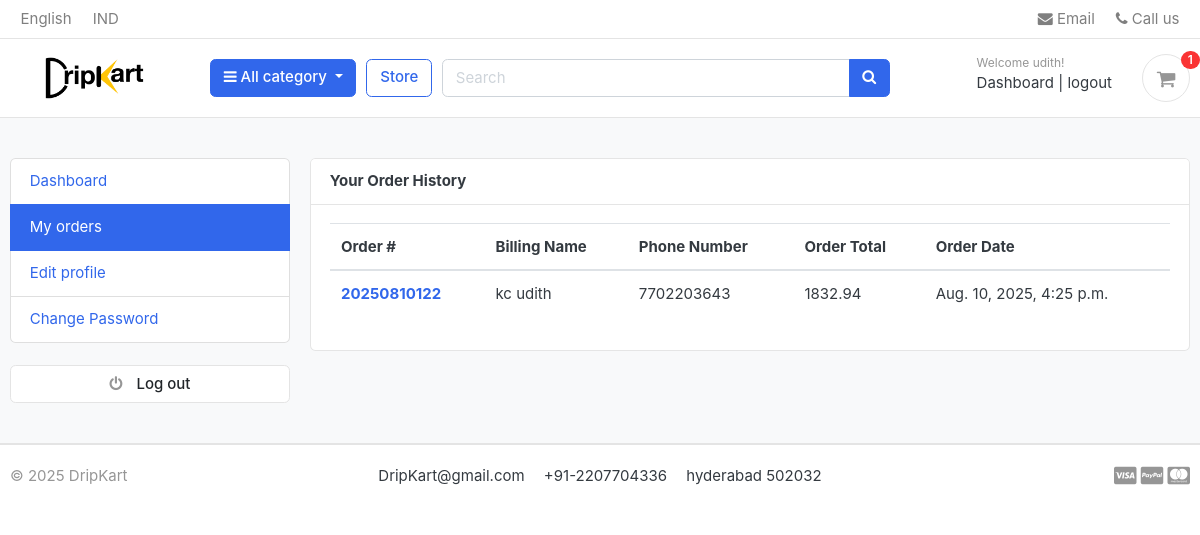
Page /accounts/my_orders/ (signed in) on the earlier database version.
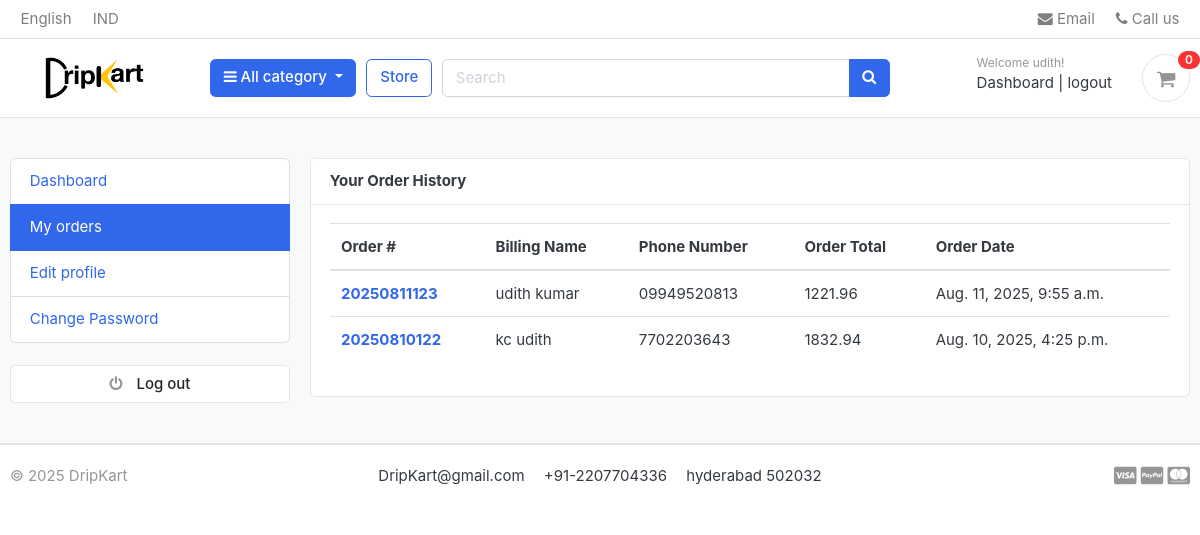
Same page on the later database version.
### orders/models.py (models this page shows, shortened)
class Order (models.Model):
    STATUS = (
        ('New','New'),
        ('Accepted','Accepted'),
        ('Completed','Completed'),
        ('Cancelled','Cancelled'),
    )
    user = models.ForeignKey(Account, on_delete=models.SET_NULL,null=True)
    payment = models.ForeignKey(Payment, on_delete=models.SET_NULL,blank=True,null=True)
    order_number = models.CharField(max_length=50)
    first_name = models.CharField(max_length=50)
    last_name = models.CharField(max_length=50)
    phone = models.CharField(max_length=12)
    email = models.EmailField(max_length=50)
    address_line_1 = models.CharField(max_length=150)
    address_line_2 = models.CharField(max_length=150,blank=True)
    country = models.CharField(max_length=50)
    state = models.CharField(max_length=50)
    city = models.CharField(max_length=50)
    order_note = models.CharField(max_length=100,blank=True)
    order_total=models.FloatField()
    tax=models.FloatField()
    status = models.CharField(max_length=10,choices=STATUS,default='New')
    ip=models.CharField(blank=True,max_length=20)
    is_ordered=models.BooleanField(default=False)
    created_at=models.DateTimeField(auto_now_add=True)
    updated_at=models.DateTimeField(auto_now=True)
    def full_name(self):
        return f'{self.first_name} {self.last_name}'

### accounts/views.py (the view)
# urls.py: path('my_orders/', views.my_orders, name = 'my_orders'),
@login_required(login_url='login')
def my_orders(request):
    orders = Order.objects.filter(user=request.user, is_ordered=True).order_by('-created_at')
    context={
        'orders':orders,
    }
    return render(request,'accounts/my_orders.html',context)

### carts/context_processors.py (called while the page is built)
def counter(request):
    cart_count=0
    if 'admin'in request.path:
        return{}
    else:
        try:
            cart=Cart.objects.filter(cart_id= _cart_id(request))
            if request.user.is_authenticated:
                cart_items=CartItem.objects.all().filter(user=request.user)
            else:
                cart_items=CartItem.objects.all().filter(cart=cart[:1])
            for cart_item in cart_items:
                cart_count += cart_item.quantity
        except Cart.DoesNotExist:
            cart_item=0
        return dict(cart_count=cart_count)

### carts/views.py (called while the page is built)
def _cart_id(request):
    cart = request.session.session_key
    if not cart:
        cart = request.session.create()
    return cart

### category/context_processors.py (called while the page is built)
def menu_links(request):
    links = Category.objects.all()
    return dict(links=links)

### category/models.py (called while the page is built)
    def get_url(self):
        return reverse('products_by_category', args = [self.slug])

### templates/accounts/my_orders.html (shortened to what this page needs)
{% extends 'base.html'%}
{% block content %}
<section class="section-conten padding-y bg">
    <div class="container">
        <div class="row">
        {%include 'includes/dashboard_sidebar.html'%}
        <main class="col-md-9">
            <article class="card">
            <header class="card-header">
                <strong class="d-inline-block mr-3">Your Order History</strong>            </header>
            <div class="card-body">
                <div class="row">
                    <div class="col-md-12">
                        <table class="table table-hover">
                            <thead>
                              <tr>
                                <th scope="col">Order #</th>
                                <th scope="col">Billing Name</th>
                                <th scope="col">Phone Number</th>
                                <th scope="col">Order Total</th>
                                <th scope="col">Order Date</th>
                              </tr>
                            </thead>
                            <tbody>
                                {% for order in orders %}
                              <tr>
                                <th scope="row"><a href="{% url 'order_detail' order.order_number %}">{{order.order_number}}</a></th>
                                <td>{{order.full_name}}</td>
                                <td>{{order.phone}}</td>
                                <td>{{order.order_total}}</td>
                                <td>{{order.created_at}}</td>
                              </tr>
                              {%endfor%}
                            </tbody>
                          </table>
                    </div>
                </div>
            </div>
            </article>
        </main>
    </div>
    </div>
    </section>
{% endblock %}

### templates/includes/navbar.html (shortened to what this page needs)
 {% load static %}
 <header class="section-header">
        <nav class="navbar p-md-0 navbar-expand-sm navbar-light border-bottom">
        <div class="container">
          <div class="collapse navbar-collapse" id="navbarTop4">
            <ul class="navbar-nav mr-auto">
                <li class="nav-item dropdown">
                     <a href="#" class="nav-link">   English </a>
                </li>
                <li class="nav-item dropdown">
                    <a href="#" class="nav-link"> IND </a>
                </li>
            </ul>
            <ul class="navbar-nav">
                <li><a href="#" class="nav-link"> <i class="fa fa-envelope"></i> Email </a></li>
                <li><a href="#" class="nav-link"> <i class="fa fa-phone"></i> Call us </a></li>
            </ul>
          </div>
        </div>
        </nav>
        <section class="header-main border-bottom">
            <div class="container">
        <div class="row align-items-center">
            <div class="col-lg-2 col-md-3 col-6">
                <a href="{% url 'home'%}" class="brand-wrap">
                    <img class="logo" src="{% static './images/logo4.png'%}">
                </a>
            </div>
            <div class="col-lg col-sm col-md col-6 flex-grow-0">
                <div class="category-wrap dropdown d-inline-block float-right">
                    <button type="button" class="btn btn-primary dropdown-toggle" data-toggle="dropdown">
                        <i class="fa fa-bars"></i> All category
                    </button>
                </div>
            </div>
            <a href="{% url 'store'%}" class="btn btn-outline-primary">Store</a>
            <div class="col-lg  col-md-6 col-sm-12 col">
                <form action="{% url 'search'%}" class="search" method = 'GET'>
                    <div class="input-group w-100">
                        <input type="text" class="form-control" style="width:60%;" placeholder="Search" name = "keyword">
                        <div class="input-group-append">
                          <button class="btn btn-primary" type="submit">
                            <i class="fa fa-search"></i>
                          </button>
                        </div>
                    </div>
                </form>
            </div>
            <div class="col-lg-3 col-sm-6 col-8 order-2 order-lg-3">
                        <div class="d-flex justify-content-end mb-3 mb-lg-0">
                            {%if user.id is None%}
                            <div class="widget-header">
                                <small class="title text-muted">Welcome guest!</small>
                                <div>
                                    <a href="{%url 'login'%}">Sign in</a> <span class="dark-transp"> | </span>
                                    <a href="{% url 'register'%}"> Register</a>
                                </div>
                            </div>
                            {% else %}
                            <div class="widget-header">
                                <small class="title text-muted">Welcome {{user.first_name}}!</small>
                                <div>
                                    <a href="{% url 'dashboard'%}">Dashboard</a> <span class="dark-transp"> | </span>
                                    <a href="{% url 'logout'%}"> logout</a>
                                </div>
                            </div>
                            {%endif %}
                            <a href="{% url 'cart'%}" class="widget-header pl-3 ml-3">
                                <div class="icon icon-sm rounded-circle border"><i class="fa fa-shopping-cart"></i></div>
                                <span class="badge badge-pill badge-danger notify">{{cart_count}}</span>
                            </a>
                        </div>
                    </div>
        </div>
            </div>
        </section>
        </header>

Differences in the rows shown:
added Order: order_number "20250811123", full_name "udith kumar", phone "09949520813", order_total "1221.96", created_at "Aug. 11, 2025, 9:55 a.m."
Other differences:
{{ cart_count }}: "1" → "0"
